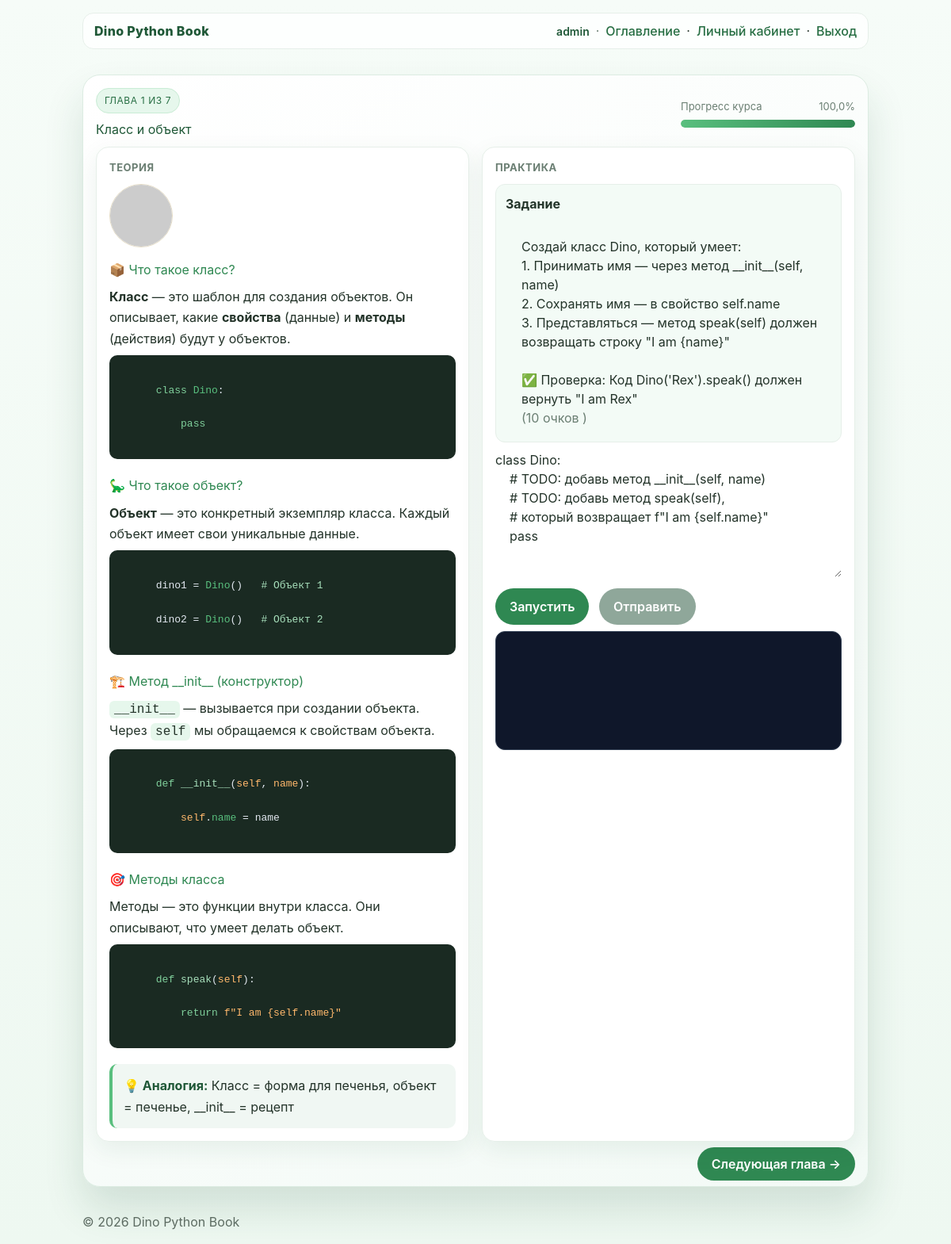
Page /lesson/oop-class-object/ (signed in) on the committed database.
### core/models.py (models this page shows, shortened)
class Lesson(models.Model):
    title = models.CharField(max_length=200)
    slug = models.SlugField(unique=True)
    order = models.PositiveIntegerField(default=0)
    chapter = models.CharField(max_length=100, default='ООП')
    theory_html = models.TextField(blank=True, default='')
    starter_code = models.TextField(blank=True, default='')
    tests_inline = models.TextField(blank=True, default='')
    class Meta:
        ordering = ['order']

class Task(models.Model):
    lesson = models.ForeignKey(Lesson, on_delete=models.CASCADE, related_name='tasks')
    prompt = models.TextField()
    points = models.PositiveIntegerField(default=10)

### core/views.py (the view)
# urls.py: path('lesson/<slug:slug>/', views.lesson_detail, name='lesson_detail'),
@login_required
def lesson_detail(request, slug):
    from .models import Lesson, ChapterProgress
    lesson = Lesson.objects.filter(slug=slug).first()
    if not lesson:
        return redirect('toc')
    lessons = list(Lesson.objects.order_by('order'))
    idx = next((i for i, l in enumerate(lessons) if l.id == lesson.id), -1)
    prev_lesson = lessons[idx - 1] if idx > 0 else None
    next_lesson = lessons[idx + 1] if idx >= 0 and idx < len(lessons) - 1 else None
    done_count = ChapterProgress.objects.filter(user=request.user, is_completed=True).count()
    total_count = len(lessons) or 1
    progress_percent = round(done_count * 100 / total_count, 1)
    return render(request, 'core/lesson_detail.html', {
        'lesson': lesson,
        'prev_lesson': prev_lesson,
        'next_lesson': next_lesson,
        'progress_percent': progress_percent,
        'done_count': done_count,
        'total_count': total_count,
    })

### templates/core/lesson_detail.html (shortened to what this page needs)
{% extends 'core/base.html' %}
{% block head %}
<link rel="stylesheet" href="https://cdn.jsdelivr.net/npm/codemirror@5.65.16/lib/codemirror.css">
<link rel="stylesheet" href="https://cdn.jsdelivr.net/npm/codemirror@5.65.16/theme/material-darker.css">
{% endblock %}
{% block content %}
<div class="card page-card">
  <div style="display:flex; justify-content:space-between; align-items:center; margin-bottom:10px; gap:12px; flex-wrap:wrap;">
    <div>
      <span class="cover-pill">Глава {{ lesson.order }} из {{ total_count }}</span>
      <h2 style="margin:8px 0 0; color:var(--dino-green-900);">{{ lesson.title }}</h2>
    </div>
    <div style="min-width:220px;">
      <div style="display:flex; justify-content:space-between; font-size:13px; color:var(--muted); margin-bottom:6px;">
        <span>Прогресс курса</span><span>{{ progress_percent }}%</span>
      </div>
      <div class="progress-wrap"><div class="progress-bar" style="width: {{ progress_percent }}%;"></div></div>
    </div>
  </div>
  <div class="grid lesson-grid" style="grid-template-columns: 1fr 1fr; align-items: start;">
    <section class="card section-card" style="overflow-x: auto;">
      <div class="section-title">Теория</div>
      <img id="avatar" src="https://api.dicebear.com/8.x/bottts/svg?seed={{ request.user.username|urlencode }}&eyes[]=roundFrame02&mouth[]=square02&size=128" alt="Mentor" style="width:80px; height:80px; border-radius:50%; border:1px solid #e5dcc5; margin-bottom:15px;">
      <div>{{ lesson.theory_html|safe }}</div>
    </section>
    <section class="card section-card" style="overflow-x: auto;">
      <div class="section-title">Практика</div>
      <div class="task-box">
        <div style="font-weight:700; margin-bottom:6px;">Задание</div>
        {% if lesson.tasks.all %}
          <ol style="margin:0; padding-left:20px;">
            {% for task in lesson.tasks.all %}
              <li style="margin-bottom:6px; white-space: pre-line;">
                {{ task.prompt }}
                <span style="color:var(--muted); white-space: nowrap;">({{ task.points }}
                  {% if task.points == 1 %}очко
                  {% elif task.points >= 2 and task.points <= 4 %}очка
                  {% else %}очков
                  {% endif %})
                </span>
              </li>
            {% endfor %}
          </ol>
        {% else %}
          <div style="color:var(--muted);">Для этого урока пока нет отдельного задания.</div>
        {% endif %}
      </div>
      <textarea id="code" style="width:100%; height:160px;">{{ lesson.starter_code|default:"print('Hello!')" }}</textarea>
      <div style="margin-top:8px;">
        <button class="btn" id="runBtn">Запустить</button>
        <button class="btn secondary" id="submitBtn" style="margin-left:8px;">Отправить</button>
      </div>
      <pre id="console" class="console-box"></pre>
    </section>
  </div>
  <div class="chapter-nav">
    <div>
      {% if next_lesson %}
        <a class="btn" href="/lesson/{{ next_lesson.slug }}/">Следующая глава →</a>
      {% else %}
        <a class="btn" href="/profile/">Перейти в профиль</a>
      {% endif %}
    </div>
  </div>
</div>
{% endblock %}

### templates/core/base.html (shortened to what this page needs)
<!DOCTYPE html>
<html lang="ru">
<head>
    <script src="https://cdn.tailwindcss.com"></script>
    <link rel="stylesheet" href="/static/core/css/theme.css">
    {% block head %}{% endblock %}
</head>
<body class="app-shell">
    <header class="container app-header">
        <div class="app-header-inner">
            <div><a href="/" class="brand">Dino Python Book</a></div>
            <nav class="top-nav">
                {% if user.is_authenticated %}
                    <span class="nav-user">{{ user.username }}</span>
                    <span class="top-nav-dot">·</span>
                    <a href="/toc/">Оглавление</a> ·
                    <a href="/profile/">Личный кабинет</a> ·
                    <a href="/logout/">Выход</a>
                {% else %}
                    <a href="/login/">Войти</a>
                {% endif %}
            </nav>
        </div>
    </header>
    <main class="container page enter" id="page">
        {% block content %}{% endblock %}
    </main>
    <footer class="container app-footer">
        © 2026 Dino Python Book
    </footer>
</body>
</html>

### static/core/css/theme.css (style rules this page uses)
:root { --dino-green-50: #f3fbf6; --dino-green-100: #e6f7ec; --dino-green-200: #c9ecd5; --dino-green-300: #a7dfbb; --dino-green-400: #7fcf9b; --dino-green-500: #59bf7e; --dino-green-600: #3aa865; --dino-green-700: #2f8852; --dino-green-800: #276e43; --dino-green-900: #1f5837; --paper-bg: #f7fbf8; --ink: #233329; --card-bg: #ffffff; --card-border: #e6efe9; --muted: #6b7f73; }
body { background: var(--paper-bg); color: var(--ink); }
header a, nav a { color: var(--dino-green-800); text-decoration: none; }
.btn { background: var(--dino-green-700); color: #fff; padding: 11px 18px; border-radius: 999px; border: 0; cursor: pointer; font-weight: 600; transition: .22s transform, .22s box-shadow; }
.btn.secondary { background: #8fa79a; }
.card { background: var(--card-bg); border: 1px solid var(--card-border); border-radius: 14px; box-shadow: 0 10px 30px rgba(31, 88, 55, .08); padding: 16px; }
.app-shell { --mx: 50vw; --my: 50vh; background: radial-gradient(circle at var(--mx) var(--my), rgba(89,191,126,.10), transparent 240px), linear-gradient(180deg, #f6fcf8 0%, #eef8f1 100%); min-height: 100vh; }
.app-header { position: sticky; top: 0; z-index: 20; }
.app-header-inner { display: flex; align-items: center; justify-content: space-between; background: rgba(255,255,255,.78); border: 1px solid var(--card-border); border-radius: 14px; padding: 10px 14px; backdrop-filter: blur(8px); }
.brand { font-weight: 800; letter-spacing: .3px; color: var(--dino-green-900); }
.top-nav { display: flex; align-items: center; flex-wrap: wrap; gap: 4px 8px; }
.top-nav a { font-weight: 500; }
.nav-user { font-weight: 600; font-size: 14px; color: var(--dino-green-900); max-width: 220px; overflow: hidden; text-overflow: ellipsis; white-space: nowrap; }
.top-nav-dot { color: var(--muted); user-select: none; }
.app-footer { opacity: .7; padding-bottom: 24px; }
.cover-pill { display: inline-block; font-size: 12px; letter-spacing: .6px; text-transform: uppercase; color: var(--dino-green-800); background: var(--dino-green-100); border: 1px solid var(--dino-green-200); border-radius: 999px; padding: 6px 10px; }
.page-card { border-radius: 22px; background: linear-gradient(145deg, #ffffff 0%, #f3faf6 100%); box-shadow: 0 28px 50px rgba(31,88,55,.14); border: 1px solid #dcece2; }
.section-card { border-radius: 16px; background: #ffffff; }
.section-title { font-size: 13px; font-weight: 700; color: var(--muted); text-transform: uppercase; letter-spacing: .5px; margin-bottom: 10px; }
.task-box { margin-bottom: 10px; padding: 12px; border: 1px solid var(--card-border); border-radius: 12px; background: var(--dino-green-50); }
.console-box { margin-top: 8px; padding: 12px; border-radius: 12px; border: 1px solid #334155; white-space: pre-wrap; min-height: 150px; background: #0f172a; color: #e2e8f0; }
.progress-wrap { width: 100%; height: 10px; border-radius: 999px; background: #d8e8dd; overflow: hidden; }
.progress-bar { height: 100%; border-radius: 999px; background: linear-gradient(90deg, var(--dino-green-500), var(--dino-green-700)); transition: width .4s ease; }
.chapter-nav { margin-top: 16px; display: flex; justify-content: space-between; align-items: center; gap: 12px; }
.chapter-nav a { text-decoration: none; }
.page { transform-origin: left center; transition: transform 400ms ease, opacity 400ms ease; }
.lesson-grid { perspective: 1200px; }
.lesson-grid > .section-card { transform-style: preserve-3d; animation: pageLift .45s ease both; }
.lesson-grid > .section-card:nth-child(2) { animation-delay: .06s; }
.card.section-card { overflow-x: auto; word-wrap: break-word; white-space: normal; }
.task-box pre, .task-box code, .section-card pre, .section-card code { white-space: pre-wrap; word-break: break-word; }
.section-card div[style*="background: #1a2a22"] { overflow-x: auto; white-space: pre-wrap; word-break: break-word; }
.lesson-grid { align-items: start; }

### templates/core/lesson_detail.html (style rules this page uses)
.card.section-card { overflow-x: auto; word-wrap: break-word; white-space: normal; }

### templates/core/base.html (style rules this page uses)
body { font-family: Inter, ui-sans-serif, system-ui; margin: 0; }
.container { max-width: 1180px; margin: 0 auto; padding: 16px; }
.grid { display: grid; gap: 16px; }

### rows in the picture
Lesson: order "1", title "Класс и объект", theory_html "📦 Что такое класс? Класс — это шаблон для создания объектов. Он описывает, какие свойства (данные) и методы (действия) будут у объектов. class Dino : pass 🦕 Что такое объект? Объект — это конкретный экземпляр класса. Каждый объект имеет свои уникальные данные. dino1 = Dino () # Объект 1 dino2 = Dino () # Объект 2 🏗️ Метод __init__ (конструктор) __init__ — вызывается при создании объекта. Через self мы обращаемся к свойствам объекта. def __init__ ( self , name ): self . name = name 🎯 Методы класса Методы — это функции внутри класса. Они описывают, что умеет делать объект. def speak ( self ): return f\"I am {self.name}\" 💡 Аналогия: Класс = форма для печенья, объект = печенье, __init__ = рецепт", starter_code "class Dino: # TODO: добавь метод __init__(self, name) # TODO: добавь метод speak(self), # который возвращает f\"I am {self.name}\" pass"
Task: prompt "Создай класс Dino, который умеет: 1. Принимать имя — через метод __init__(self, name) 2. Сохранять имя — в свойство self.name 3. Представляться — метод speak(self) должен возвращать строку \"I am {name}\" ✅ Проверка: Код Dino('Rex').speak() должен вернуть \"I am Rex\"", points "10", shows "очков"

### other values in the picture
{{ user.username }} "admin"
{{ total_count }} "7"
{{ progress_percent }} "100,0"
